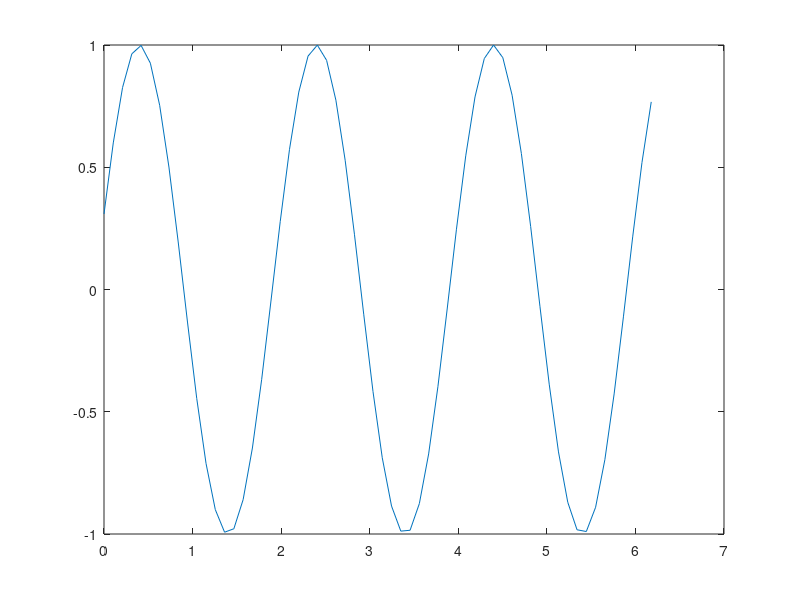
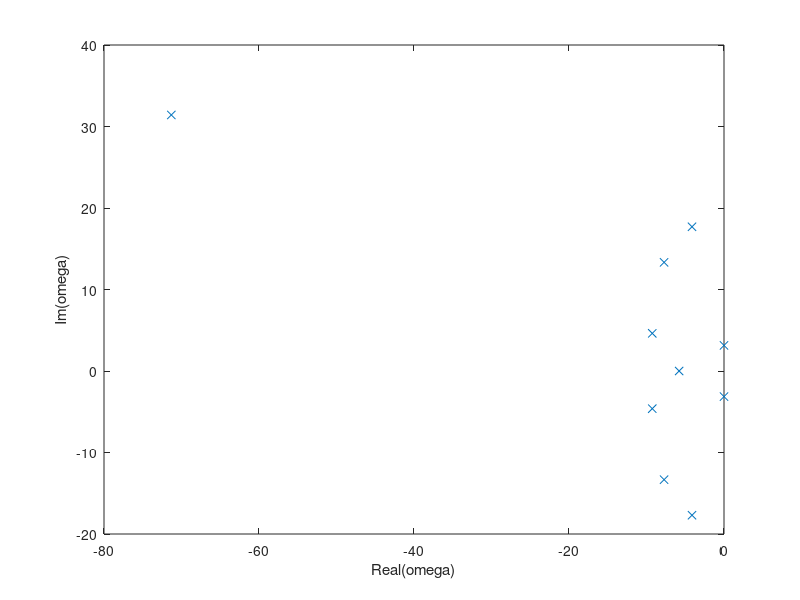

Recreate these plots in MATLAB, in order.

clc 
clear all
close all

f = 0.5; %frequency
w = 2*pi*f;
x = 0:pi/30:2*pi-(pi/30); %Exclude last point
r = 10; %Number of DMD modes
dt = 10; %Sampling Rate
endint = 60; %Span of sampling

%Sampled at 0.1 seconds for endint/dt = 6.2 seconds, while moving 0.1 seconds to the
%right
b = zeros(length(x),endint); 

for t = 1:endint+1
 t = t/dt;
 phase = t*w
 y = sin(w.*x+phase);
 b(:,dt*t) = y(:);
 plot(x,y)
 pause(0.1)
end

v1 = b(:,1:end-1);
v2 = b(:,2:end);

[U,E,W] = svd(v1);    %SVD of v1_n-1

Ut = U(:,1:r); %trims U vector to r modes
Et = E(1:r,1:r); %trims E vector to r modes
Wt = W(:,1:r); %trims W vector to r modes


Sbar = Ut'*v2*Wt*inv(Et); %E is not a square matrix if I sample more x points

[V,D] = eig(Sbar);
eigenvalues = diag(D); 

eigenvalues = log(eigenvalues)*dt;

figure()
plot(eigenvalues, 'x')
xlabel('Real(omega)')
ylabel('Im(omega)')



